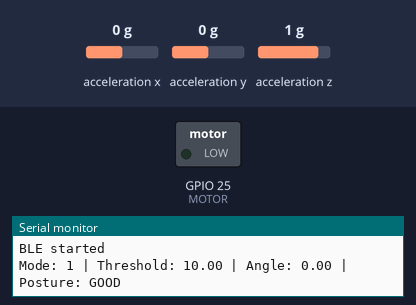
Simulated run of this sketch. Board: ESP32. Shown: switched loads named in the sketch (green lamp = pin HIGH), the last lines printed to the serial monitor. Wiring (inferred from the names in the program): MPU-6050 motion sensor at I2C address 0x68. The inputs (shaded band) are chosen by the test bench; at power-on: acceleration x 0 g, acceleration y 0 g, acceleration z 1 g. Nothing arrives over Bluetooth unless stated; a phone connects over Bluetooth LE 3 s after start.

Above: at 4.2 s.
4.3 s: acceleration x set to -0.3 g
At 5.6 s:
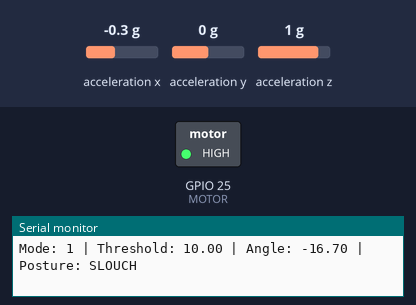
9.5 s: acceleration x set to 0 g
At 11.5 s:
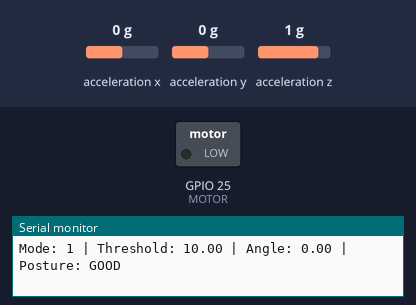
12.5 s: acceleration x set to -1.4 g
At 14.3 s:
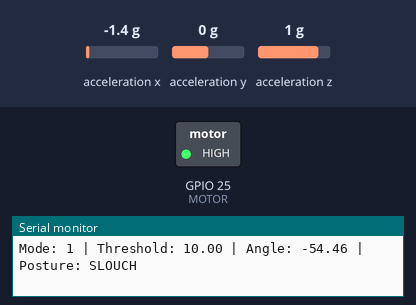
Timing chart, 0 to 15.5 s (numbered marks = the images above; inputs shaded):
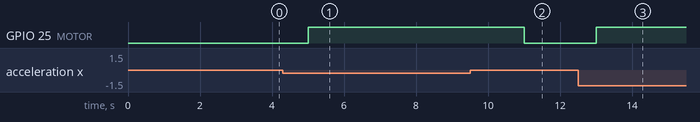

Measured:
- the behaviour switches between -0.1 and -0.2 g on acceleration x (found by bisection; images 0 and 1)
- after the input at 4.3 s, GPIO 25 (MOTOR): LOW → HIGH after 0.70 s
- after the input at 9.5 s, GPIO 25 (MOTOR): HIGH → LOW after 1.5 s
- after the input at 12.5 s, GPIO 25 (MOTOR): LOW → HIGH after 0.51 s

The sketch:

arduino_code.ino
```cpp
#include <Wire.h>
#include <BLEDevice.h>
#include <BLEUtils.h>
#include <BLEServer.h>
#include <BLE2902.h>

#define MPU_ADDR 0x68
#define MOTOR 25

BLECharacteristic *pCharacteristic;

#define SERVICE_UUID        "12345678-1234-1234-1234-123456789abc"
#define CHARACTERISTIC_UUID "abcd1234-5678-1234-5678-123456789abc"

float baseline;

// 🔥 MODE VARIABLE
int mode = 1; // 0 = strict, 1 = moderate, 2 = lenient

//////////////////////////////////////////////////////
// 📩 RECEIVE MODE FROM FLUTTER
//////////////////////////////////////////////////////

class MyCallbacks: public BLECharacteristicCallbacks {
  void onWrite(BLECharacteristic *pChar) {
    std::string value = pChar->getValue();

    if (value.length() > 0) {

      Serial.print("Received: ");
      Serial.println(value.c_str());

      if (value == "0") mode = 0;
      else if (value == "1") mode = 1;
      else if (value == "2") mode = 2;

      Serial.print("Mode updated: ");
      Serial.println(mode);
    }
  }
};

//////////////////////////////////////////////////////

void setup() {

  Serial.begin(115200);
  Wire.begin();

  pinMode(MOTOR, OUTPUT);

  // Wake MPU6050
  Wire.beginTransmission(MPU_ADDR);
  Wire.write(0x6B);
  Wire.write(0);
  Wire.endTransmission(true);

  Serial.println("Calibrating...");
  delay(3000);

  baseline = getAngle();

  //////////////////////////////////////////////////////
  // 🔵 BLE SETUP
  //////////////////////////////////////////////////////

  BLEDevice::init("PostureDevice");

  BLEServer *pServer = BLEDevice::createServer();

  BLEService *pService = pServer->createService(SERVICE_UUID);

  pCharacteristic = pService->createCharacteristic(
                      CHARACTERISTIC_UUID,
                      BLECharacteristic::PROPERTY_NOTIFY |
                      BLECharacteristic::PROPERTY_READ |
                      BLECharacteristic::PROPERTY_WRITE   // 🔥 IMPORTANT
                    );

  pCharacteristic->addDescriptor(new BLE2902());

  // 🔥 attach callback
  pCharacteristic->setCallbacks(new MyCallbacks());

  pService->start();

  BLEAdvertising *pAdvertising = BLEDevice::getAdvertising();

  pAdvertising->addServiceUUID(SERVICE_UUID);
  pAdvertising->setScanResponse(true);

  BLEDevice::startAdvertising();

  Serial.println("BLE started");
}

//////////////////////////////////////////////////////

void loop() {

  float angle = getAngle();
  float deviation = abs(angle - baseline);

  String posture;

  //////////////////////////////////////////////////////
  // 🎯 MODE-BASED THRESHOLD
  //////////////////////////////////////////////////////

  float threshold;

  if (mode == 0) threshold = 5;       // STRICT
  else if (mode == 1) threshold = 10; // MODERATE
  else threshold = 15;                // LENIENT

  //////////////////////////////////////////////////////

  if (deviation < threshold)
      posture = "GOOD";
  else
      posture = "SLOUCH";

  //////////////////////////////////////////////////////
  // 🔔 MOTOR CONTROL
  //////////////////////////////////////////////////////

  if (posture == "SLOUCH")
      digitalWrite(MOTOR, HIGH);
  else
      digitalWrite(MOTOR, LOW);

  //////////////////////////////////////////////////////
  // 📡 SEND DATA TO APP
  //////////////////////////////////////////////////////

  String packet = posture + "," + String(angle,1) + "," + String(threshold,1);

  pCharacteristic->setValue(packet.c_str());
  pCharacteristic->notify();

  //////////////////////////////////////////////////////

  Serial.print("Mode: ");
  Serial.print(mode);
  Serial.print(" | Threshold: ");
  Serial.print(threshold);
  Serial.print(" | Angle: ");
  Serial.print(angle);
  Serial.print(" | Posture: ");
  Serial.println(posture);

  delay(2000);
}

//////////////////////////////////////////////////////

float getAngle() {

  Wire.beginTransmission(MPU_ADDR);
  Wire.write(0x3B);
  Wire.endTransmission(false);
  Wire.requestFrom(MPU_ADDR,6,true);

  int16_t ax = Wire.read()<<8 | Wire.read();
  int16_t ay = Wire.read()<<8 | Wire.read();
  int16_t az = Wire.read()<<8 | Wire.read();

  float accelX = ax/16384.0;
  float accelZ = az/16384.0;

  return atan2(accelX, accelZ) * 180 / PI;
}
```
